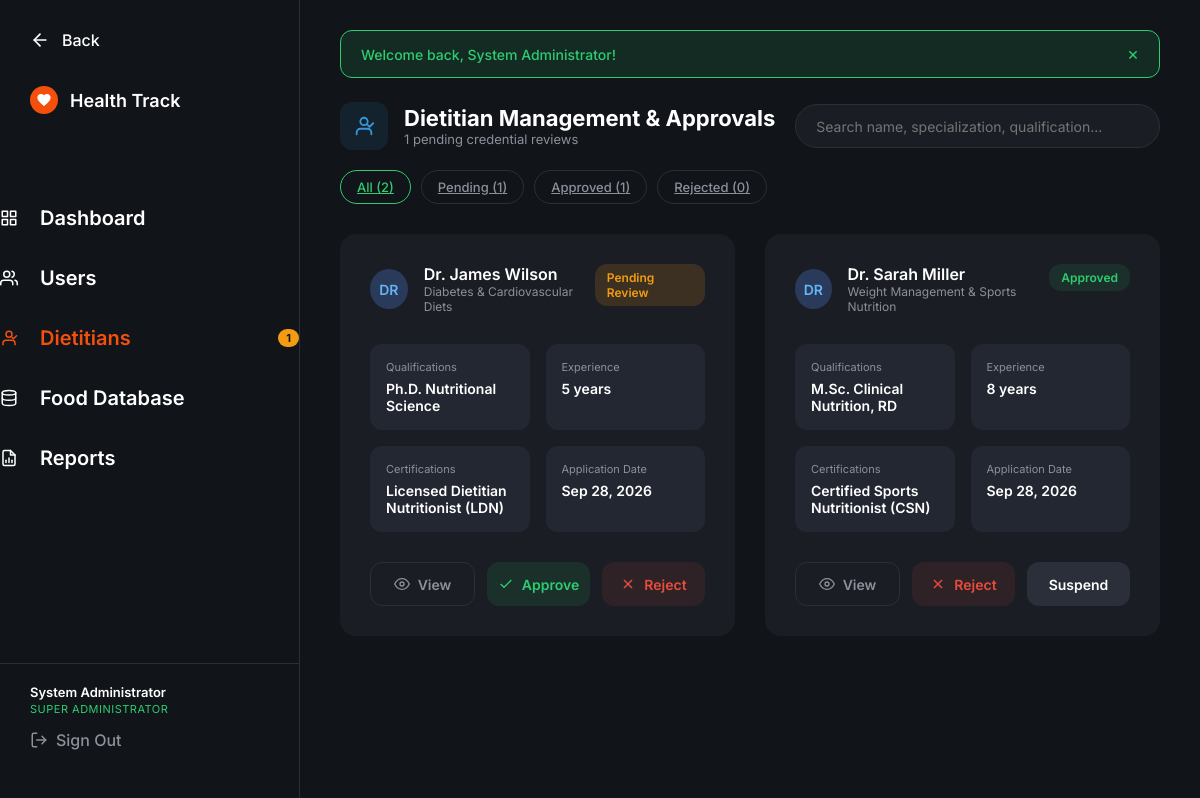
Screenshot of /admin/dietitians.php (signed in) with the database file from the repository.
### tables this page shows
CREATE TABLE IF NOT EXISTS `users` (
    `id` INT AUTO_INCREMENT PRIMARY KEY,
    `name` VARCHAR(100) NOT NULL,
    `email` VARCHAR(150) NOT NULL UNIQUE,
    `password` VARCHAR(255) NOT NULL,
    `phone` VARCHAR(30) NULL,
    `role` ENUM('admin', 'dietitian', 'user') NOT NULL DEFAULT 'user',
    `status` ENUM('active', 'inactive', 'suspended', 'pending') NOT NULL DEFAULT 'active',
    `created_at` TIMESTAMP DEFAULT CURRENT_TIMESTAMP,
    `updated_at` TIMESTAMP DEFAULT CURRENT_TIMESTAMP ON UPDATE CURRENT_TIMESTAMP,
    INDEX `idx_role` (`role`),
    INDEX `idx_status` (`status`)
);

CREATE TABLE IF NOT EXISTS `dietitian_profiles` (
    `id` INT AUTO_INCREMENT PRIMARY KEY,
    `user_id` INT NOT NULL UNIQUE,
    `qualification` VARCHAR(255) NULL,
    `certification` VARCHAR(255) NULL,
    `experience` INT NULL DEFAULT 0,
    `specialization` VARCHAR(255) NULL,
    `approval_status` ENUM('pending', 'approved', 'rejected') NOT NULL DEFAULT 'pending',
    `rejection_reason` TEXT NULL,
    `created_at` TIMESTAMP DEFAULT CURRENT_TIMESTAMP,
    `updated_at` TIMESTAMP DEFAULT CURRENT_TIMESTAMP ON UPDATE CURRENT_TIMESTAMP,
    FOREIGN KEY (`user_id`) REFERENCES `users`(`id`) ON DELETE CASCADE
);

### includes/auth.php (called while the page is built, shortened)
<?php
require_once __DIR__ . '/functions.php';
function isLoggedIn(): bool {
    return isset($_SESSION['user_id']) && !empty($_SESSION['user_id']);
}
function getCurrentUser(): ?array {
    static $currentUser = null;
    if ($currentUser === null) {
        $pdo = getDBConnection();
        $stmt = $pdo->prepare("SELECT id, name, email, phone, role, status FROM users WHERE id = :id LIMIT 1");
        $stmt->execute(['id' => $_SESSION['user_id']]);
        $user = $stmt->fetch();
        $currentUser = $user;
    }
    return $currentUser;
}
function requireRole($allowedRoles): void {
    $user = getCurrentUser();
}

### admin/dietitians.php (the view, shortened to what this page needs)
<?php
require_once __DIR__ . '/../includes/auth.php';
requireRole('admin');
$currentUser = getCurrentUser();
$pdo = getDBConnection();
$statusFilter = trim($_GET['status'] ?? 'all');
$search = trim($_GET['search'] ?? '');
$query = "
    SELECT dp.*, u.name, u.email, u.phone, u.status as user_status, u.created_at as registered_at
    FROM dietitian_profiles dp
    JOIN users u ON dp.user_id = u.id
    WHERE 1=1
";
$params = [];
$query .= " ORDER BY FIELD(dp.approval_status, 'pending', 'approved', 'rejected'), dp.created_at DESC";
$stmt = $pdo->prepare($query);
$stmt->execute($params);
$dietitiansList = $stmt->fetchAll();
$approvedCount = (int)$pdo->query("SELECT COUNT(*) FROM dietitian_profiles WHERE approval_status = 'approved'")->fetchColumn();
$rejectedCount = (int)$pdo->query("SELECT COUNT(*) FROM dietitian_profiles WHERE approval_status = 'rejected'")->fetchColumn();
$currentPage = 'dietitians';
?>
<!DOCTYPE html>
<html lang="en">
<head>
    <link rel="stylesheet" href="../dashboard.css">
</head>
<body class="admin-full-page">
    <div class="dashboard-layout">
        <?php include __DIR__ . '/sidebar.php'; ?>
        <main class="main-content" style="overflow-y: auto;">
            <div class="admin-page-container" style="max-width: 1300px; padding: 30px 40px;">
                <div class="admin-controls-bar">
                    <div class="controls-left">
                        <div class="title-icon icon-blue-outline">
                            <svg viewBox="0 0 24 24" width="22" height="22" fill="none" stroke="currentColor" stroke-width="2" stroke-linecap="round" stroke-linejoin="round">
                                <path d="M20 21v-2a4 4 0 0 0-4-4H8a4 4 0 0 0-4 4v2"></path>
                                <circle cx="12" cy="7" r="4"></circle>
                                <polyline points="16 11 18 13 22 9"></polyline>
                            </svg>
                        </div>
                        <div>
                            <h2 class="section-title">Dietitian Management & Approvals</h2>
                            <p class="section-subtitle"><?= $pendingCount ?> pending credential reviews</p>
                        </div>
                    </div>
                    <form method="GET" action="dietitians.php" class="search-box">
                        <input type="text" name="search" value="<?= e($search) ?>" placeholder="Search name, specialization, qualification...">
                    </form>
                    <div class="filter-pills">
                        <a href="dietitians.php?status=all" class="filter-pill <?= ($statusFilter === 'all') ? 'active' : '' ?>">
                            All (<?= $pendingCount + $approvedCount + $rejectedCount ?>)
                        </a>
                        <a href="dietitians.php?status=pending" class="filter-pill <?= ($statusFilter === 'pending') ? 'active' : '' ?>">
                            Pending (<?= $pendingCount ?>)
                        </a>
                        <a href="dietitians.php?status=approved" class="filter-pill <?= ($statusFilter === 'approved') ? 'active' : '' ?>">
                            Approved (<?= $approvedCount ?>)
                        </a>
                        <a href="dietitians.php?status=rejected" class="filter-pill <?= ($statusFilter === 'rejected') ? 'active' : '' ?>">
                            Rejected (<?= $rejectedCount ?>)
                        </a>
                    </div>
                </div>
                <?php if (empty($dietitiansList)): ?>
                    <div class="panel-card" style="text-align: center; padding: 60px; color: var(--text-muted);">
                        <h3>No dietitians found for the selected criteria.</h3>
                    </div>
                <?php else: ?>
                    <div class="dietitian-grid">
                        <?php foreach ($dietitiansList as $d): ?>
                            <div class="dietitian-card">
                                <div class="card-header-flex">
                                    <div class="user-cell">
                                        <div class="avatar avatar-blue">
                                            <?= strtoupper(substr($d['name'], 0, 2)) ?>
                                        </div>
                                        <div class="user-info">
                                            <span class="user-name" style="font-size: 16px;"><?= e($d['name']) ?></span>
                                            <span class="user-email"><?= e($d['specialization'] ?? 'Dietetics') ?></span>
                                        </div>
                                    </div>
                                    <div>
                                        <?php if ($d['approval_status'] === 'approved'): ?>
                                            <span class="status-badge status-active">Approved</span>
                                        <?php elseif ($d['approval_status'] === 'rejected'): ?>
                                            <span class="status-badge status-suspended">Rejected</span>
                                        <?php else: ?>
                                            <span class="status-badge" style="background-color: rgba(243, 156, 18, 0.15); color: #f39c12;">Pending Review</span>
                                        <?php endif; ?>
                                    </div>
                                </div>
                                <div class="details-grid">
                                    <div class="detail-box">
                                        <span class="detail-label">Qualifications</span>
                                        <span class="detail-val"><?= e($d['qualification'] ?? 'M.Sc Nutrition') ?></span>
                                    </div>
                                    <div class="detail-box">
                                        <span class="detail-label">Experience</span>
                                        <span class="detail-val"><?= (int)$d['experience'] ?> years</span>
                                    </div>
                                    <div class="detail-box">
                                        <span class="detail-label">Certifications</span>
                                        <span class="detail-val"><?= e($d['certification'] ?? 'Licensed Dietitian') ?></span>
                                    </div>
                                    <div class="detail-box">
                                        <span class="detail-label">Application Date</span>
                                        <span class="detail-val"><?= date('M d, Y', strtotime($d['created_at'])) ?></span>
                                    </div>
                                </div>
                                <div class="card-actions">
                                    <button type="button" class="card-action-btn view-action"
                                            onclick="openDietitianModal(<?= htmlspecialchars(json_encode($d), ENT_QUOTES, 'UTF-8') ?>)">
                                        <svg viewBox="0 0 24 24" width="16" height="16" fill="none" stroke="currentColor" stroke-width="2"><path d="M1 12s4-8 11-8 11 8 11 8-4 8-11 8-11-8-11-8z"></path><circle cx="12" cy="12" r="3"></circle></svg>
                                        View
                                    </button>
                                    <?php if ($d['approval_status'] === 'pending' || $d['approval_status'] === 'rejected'): ?>
                                        <form method="POST" action="dietitians.php" style="flex: 1;" onsubmit="return confirm('Approve Dr. <?= e($d['name']) ?> to practice and create patient diet plans?');">
                                            <button type="submit" class="card-action-btn approve-action" style="width: 100%;">
                                                <svg viewBox="0 0 24 24" width="16" height="16" fill="none" stroke="currentColor" stroke-width="2"><polyline points="20 6 9 17 4 12"></polyline></svg>
                                                Approve
                                            </button>
                                        </form>
                                    <?php endif; ?>
                                    <?php if ($d['approval_status'] === 'pending' || $d['approval_status'] === 'approved'): ?>
                                        <form method="POST" action="dietitians.php" style="flex: 1;" onsubmit="return confirm('Reject application for Dr. <?= e($d['name']) ?>?');">
                                            <button type="submit" class="card-action-btn reject-action" style="width: 100%;">
                                                <svg viewBox="0 0 24 24" width="16" height="16" fill="none" stroke="currentColor" stroke-width="2"><line x1="18" y1="6" x2="6" y2="18"></line><line x1="6" y1="6" x2="18" y2="18"></line></svg>
                                                Reject
                                            </button>
                                        </form>
                                    <?php endif; ?>
                                    <?php if ($d['approval_status'] === 'approved'): ?>
                                        <form method="POST" action="dietitians.php" style="flex: 1;" onsubmit="return confirm('Change active status for Dr. <?= e($d['name']) ?>?');">
                                            <button type="submit" class="card-action-btn" style="width: 100%; background: #2a2f3a; color: var(--text-light);">
                                                <?= ($d['user_status'] === 'active') ? 'Suspend' : 'Activate' ?>
                                            </button>
                                        </form>
                                    <?php endif; ?>
                                </div>
                            </div>
                        <?php endforeach; ?>
                    </div>
                <?php endif; ?>
            </div>
        </main>
    </div>
</body>
</html>

### admin/sidebar.php (shortened to what this page needs)
<?php
$currentUser = getCurrentUser();
$pdo = getDBConnection();
$pendingCount = (int)$pdo->query("SELECT COUNT(*) FROM dietitian_profiles WHERE approval_status = 'pending'")->fetchColumn();
?>
<aside class="sidebar admin-sidebar">
    <div class="sidebar-header">
        <a href="dashboard.php" class="nav-link back-link admin-back">
            <svg viewBox="0 0 24 24" width="20" height="20" fill="none" stroke="currentColor" stroke-width="2" stroke-linecap="round" stroke-linejoin="round">
                <line x1="19" y1="12" x2="5" y2="12"></line>
                <polyline points="12 19 5 12 12 5"></polyline>
            </svg>
            Back
        </a>
        <div class="logo-container small-logo admin-logo">
            <div class="filled-heart-icon">
                <svg viewBox="0 0 24 24" fill="white" width="16" height="16">
                    <path d="M12 21.35l-1.45-1.32C5.4 15.36 2 12.28 2 8.5 2 5.42 4.42 3 7.5 3c1.74 0 3.41.81 4.5 2.09C13.09 3.81 14.76 3 16.5 3 19.58 3 22 5.42 22 8.5c0 3.78-3.4 6.86-8.55 11.54L12 21.35z"/>
                </svg>
            </div>
            <span class="logo-text-small">Health Track</span>
        </div>
    </div>
    <nav class="sidebar-nav admin-nav">
        <a href="dashboard.php" class="nav-link admin-nav-link <?= ($currentPage === 'dashboard') ? 'active' : '' ?>">
            Dashboard
        </a>
        <a href="users.php" class="nav-link admin-nav-link <?= ($currentPage === 'users') ? 'active' : '' ?>">
            Users
        </a>
        <a href="dietitians.php" class="nav-link admin-nav-link <?= ($currentPage === 'dietitians') ? 'active' : '' ?>">
            Dietitians
            <?php if ($pendingCount > 0): ?>
                <span style="background-color: #f39c12; color: #111419; font-size: 11px; padding: 2px 8px; border-radius: 10px; font-weight: 700; margin-left: auto;"><?= $pendingCount ?></span>
            <?php endif; ?>
        </a>
        <a href="foods.php" class="nav-link admin-nav-link <?= ($currentPage === 'foods') ? 'active' : '' ?>">
            Food Database
        </a>
        <a href="reports.php" class="nav-link admin-nav-link <?= ($currentPage === 'reports') ? 'active' : '' ?>">
            Reports
        </a>
    </nav>
    <div class="sidebar-footer" style="margin-top: auto; padding: 20px 30px; border-top: 1px solid var(--sidebar-border);">
        <div style="font-size: 13px; color: var(--text-light); font-weight: 600; margin-bottom: 2px;"><?= e($currentUser['name'] ?? 'Admin') ?></div>
        <div style="font-size: 11px; color: #2ecc71; margin-bottom: 14px; text-transform: uppercase; letter-spacing: 0.5px;">Super Administrator</div>
        <a href="../logout.php" class="nav-link sign-out" style="padding: 0; display: flex; align-items: center; gap: 8px;">
            <svg viewBox="0 0 24 24" width="18" height="18" fill="none" stroke="currentColor" stroke-width="2" stroke-linecap="round" stroke-linejoin="round">
                <path d="M9 21H5a2 2 0 0 1-2-2V5a2 2 0 0 1 2-2h4"></path>
                <polyline points="16 17 21 12 16 7"></polyline>
                <line x1="21" y1="12" x2="9" y2="12"></line>
            </svg>
            Sign Out
        </a>
    </div>
</aside>

### rows the page displays
users: name "System Administrator"
dietitian_profiles: user.name "DR", user.name "Dr. James Wilson", specialization "Diabetes & Cardiovascular Diets", approval_status "Pending Review", qualification "Ph.D. Nutritional Science", experience "5", certification "Licensed Dietitian Nutritionist (LDN)", created_at "Sep 28, 2026"
dietitian_profiles: user.name "DR", user.name "Dr. Sarah Miller", specialization "Weight Management & Sports Nutrition", approval_status "Approved", qualification "M.Sc. Clinical Nutrition, RD", experience "8", certification "Certified Sports Nutritionist (CSN)", created_at "Sep 28, 2026", shows "Suspend"

### other values shown
$pendingCount "1"
$message "Welcome back, System Administrator!"
$pendingCount + $approvedCount + $rejectedCount "2"
$approvedCount "1"
$rejectedCount "0"
